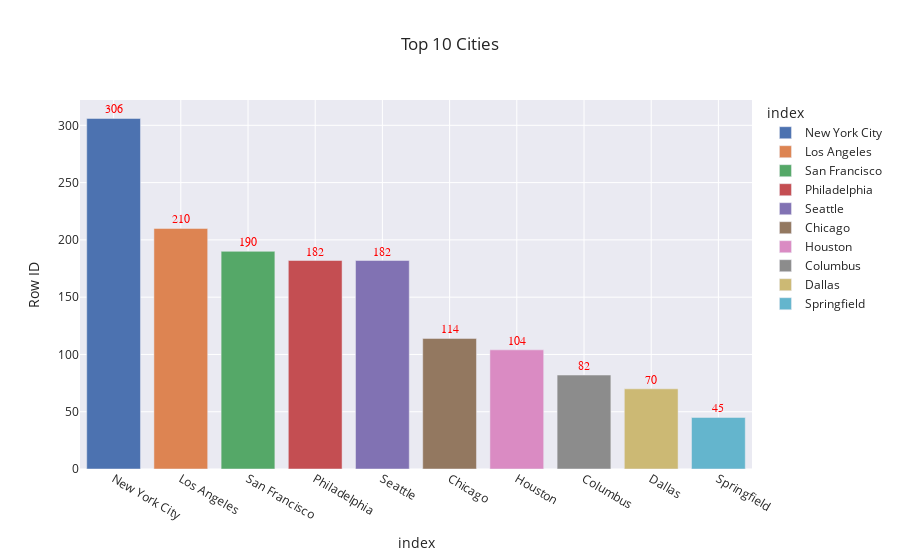

Write notebook code for a chart like this one.
### Code cell
df_ct = pd.DataFrame(df.groupby('City')[['City','Row ID']].count().sort_values('Row ID', ascending=False).round(2).head(10))

#fig = px.bar(df_ct, x = df_ct.index, y = 'Row ID',
#            title = 'Top 10 Cities', template = 'seaborn', color = df_ct.index, text = 'Row ID')
fig = px.bar(df_ct, x = df_ct.index, y = 'Row ID',
            title = 'Top 10 Cities', template = 'seaborn', color = df_ct.index, text_auto=True)

fig.update_traces(textfont_size=12, textfont_color='red', textfont_family = 'Arials', textangle=0, textposition='outside')
#colors = ['lightslategray'] * len(df_ct)  # 모든 막대 기본 색상 설정
#colors[1] = 'blue'
#fig.update_traces(textfont_size=12, textfont_color='red', textfont_family = 'Arials', textangle=0, textposition='outside', marker_color=colors)

fig.show()

### Figure 1 — Plotly figure (JSON) as saved in the notebook; plotly's stock layout.template omitted (floating-point values rounded to 4 significant figures)
{"data": [{"alignmentgroup": "True", "hovertemplate": "index=%{x}<br>Row ID=%{y}<extra></extra>", "legendgroup": "New York City", "marker": {"color": "rgb(76,114,176)", "pattern": {"shape": ""}}, "name": "New York City", "offsetgroup": "New York City", "orientation": "v", "showlegend": true, "textangle": 0, "textfont": {"color": "red", "family": "Arials", "size": 12}, "textposition": "outside", "texttemplate": "%{y}", "type": "bar", "x": ["New York City"], "xaxis": "x", "y": [306], "yaxis": "y"}, {"alignmentgroup": "True", "hovertemplate": "index=%{x}<br>Row ID=%{y}<extra></extra>", "legendgroup": "Los Angeles", "marker": {"color": "rgb(221,132,82)", "pattern": {"shape": ""}}, "name": "Los Angeles", "offsetgroup": "Los Angeles", "orientation": "v", "showlegend": true, "textangle": 0, "textfont": {"color": "red", "family": "Arials", "size": 12}, "textposition": "outside", "texttemplate": "%{y}", "type": "bar", "x": ["Los Angeles"], "xaxis": "x", "y": [210], "yaxis": "y"}, {"alignmentgroup": "True", "hovertemplate": "index=%{x}<br>Row ID=%{y}<extra></extra>", "legendgroup": "San Francisco", "marker": {"color": "rgb(85,168,104)", "pattern": {"shape": ""}}, "name": "San Francisco", "offsetgroup": "San Francisco", "orientation": "v", "showlegend": true, "textangle": 0, "textfont": {"color": "red", "family": "Arials", "size": 12}, "textposition": "outside", "texttemplate": "%{y}", "type": "bar", "x": ["San Francisco"], "xaxis": "x", "y": [190], "yaxis": "y"}, {"alignmentgroup": "True", "hovertemplate": "index=%{x}<br>Row ID=%{y}<extra></extra>", "legendgroup": "Philadelphia", "marker": {"color": "rgb(196,78,82)", "pattern": {"shape": ""}}, "name": "Philadelphia", "offsetgroup": "Philadelphia", "orientation": "v", "showlegend": true, "textangle": 0, "textfont": {"color": "red", "family": "Arials", "size": 12}, "textposition": "outside", "texttemplate": "%{y}", "type": "bar", "x": ["Philadelphia"], "xaxis": "x", "y": [182], "yaxis": "y"}, {"alignmentgroup": "True", "hovertemplate": "index=%{x}<br>Row ID=%{y}<extra></extra>", "legendgroup": "Seattle", "marker": {"color": "rgb(129,114,179)", "pattern": {"shape": ""}}, "name": "Seattle", "offsetgroup": "Seattle", "orientation": "v", "showlegend": true, "textangle": 0, "textfont": {"color": "red", "family": "Arials", "size": 12}, "textposition": "outside", "texttemplate": "%{y}", "type": "bar", "x": ["Seattle"], "xaxis": "x", "y": [182], "yaxis": "y"}, {"alignmentgroup": "True", "hovertemplate": "index=%{x}<br>Row ID=%{y}<extra></extra>", "legendgroup": "Chicago", "marker": {"color": "rgb(147,120,96)", "pattern": {"shape": ""}}, "name": "Chicago", "offsetgroup": "Chicago", "orientation": "v", "showlegend": true, "textangle": 0, "textfont": {"color": "red", "family": "Arials", "size": 12}, "textposition": "outside", "texttemplate": "%{y}", "type": "bar", "x": ["Chicago"], "xaxis": "x", "y": [114], "yaxis": "y"}, {"alignmentgroup": "True", "hovertemplate": "index=%{x}<br>Row ID=%{y}<extra></extra>", "legendgroup": "Houston", "marker": {"color": "rgb(218,139,195)", "pattern": {"shape": ""}}, "name": "Houston", "offsetgroup": "Houston", "orientation": "v", "showlegend": true, "textangle": 0, "textfont": {"color": "red", "family": "Arials", "size": 12}, "textposition": "outside", "texttemplate": "%{y}", "type": "bar", "x": ["Houston"], "xaxis": "x", "y": [104], "yaxis": "y"}, {"alignmentgroup": "True", "hovertemplate": "index=%{x}<br>Row ID=%{y}<extra></extra>", "legendgroup": "Columbus", "marker": {"color": "rgb(140,140,140)", "pattern": {"shape": ""}}, "name": "Columbus", "offsetgroup": "Columbus", "orientation": "v", "showlegend": true, "textangle": 0, "textfont": {"color": "red", "family": "Arials", "size": 12}, "textposition": "outside", "texttemplate": "%{y}", "type": "bar", "x": ["Columbus"], "xaxis": "x", "y": [82], "yaxis": "y"}, {"alignmentgroup": "True", "hovertemplate": "index=%{x}<br>Row ID=%{y}<extra></extra>", "legendgroup": "Dallas", "marker": {"color": "rgb(204,185,116)", "pattern": {"shape": ""}}, "name": "Dallas", "offsetgroup": "Dallas", "orientation": "v", "showlegend": true, "textangle": 0, "textfont": {"color": "red", "family": "Arials", "size": 12}, "textposition": "outside", "texttemplate": "%{y}", "type": "bar", "x": ["Dallas"], "xaxis": "x", "y": [70], "yaxis": "y"}, {"alignmentgroup": "True", "hovertemplate": "index=%{x}<br>Row ID=%{y}<extra></extra>", "legendgroup": "Springfield", "marker": {"color": "rgb(100,181,205)", "pattern": {"shape": ""}}, "name": "Springfield", "offsetgroup": "Springfield", "orientation": "v", "showlegend": true, "textangle": 0, "textfont": {"color": "red", "family": "Arials", "size": 12}, "textposition": "outside", "texttemplate": "%{y}", "type": "bar", "x": ["Springfield"], "xaxis": "x", "y": [45], "yaxis": "y"}], "layout": {"barmode": "relative", "legend": {"title": {"text": "index"}, "tracegroupgap": 0}, "title": {"text": "Top 10 Cities"}, "xaxis": {"anchor": "y", "categoryarray": ["New York City", "Los Angeles", "San Francisco", "Philadelphia", "Seattle", "Chicago", "Houston", "Columbus", "Dallas", "Springfield"], "categoryorder": "array", "domain": [0, 1], "title": {"text": "index"}}, "yaxis": {"anchor": "x", "domain": [0, 1], "title": {"text": "Row ID"}}}}
